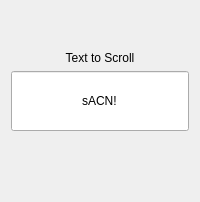
            <widget class="QWidget" name="page">
             <layout class="QVBoxLayout" name="verticalLayout_9">
              <item>
               <spacer name="verticalSpacer_6">
                <property name="orientation">
                 <enum>Qt::Vertical</enum>
                </property>
                <property name="sizeHint" stdset="0">
                 <size>
                  <width>20</width>
                  <height>40</height>
                 </size>
                </property>
               </spacer>
              </item>
              <item>
               <widget class="QLabel" name="label_7">
                <property name="text">
                 <string>Text to Scroll</string>
                </property>
                <property name="alignment">
                 <set>Qt::AlignCenter</set>
                </property>
               </widget>
              </item>
              <item>
               <widget class="QLineEdit" name="leScrollText">
                <property name="sizePolicy">
                 <sizepolicy hsizetype="Minimum" vsizetype="Fixed">
                  <horstretch>0</horstretch>
                  <verstretch>0</verstretch>
                 </sizepolicy>
                </property>
                <property name="minimumSize">
                 <size>
                  <width>0</width>
                  <height>60</height>
                 </size>
                </property>
                <property name="styleSheet">
                 <string notr="true">font: 20pt &quot;Sans Serif&quot;;</string>
                </property>
                <property name="text">
                 <string>sACN!</string>
                </property>
                <property name="alignment">
                 <set>Qt::AlignCenter</set>
                </property>
               </widget>
              </item>
              <item>
               <spacer name="verticalSpacer_7">
                <property name="orientation">
                 <enum>Qt::Vertical</enum>
                </property>
                <property name="sizeHint" stdset="0">
                 <size>
                  <width>20</width>
                  <height>40</height>
                 </size>
                </property>
               </spacer>
              </item>
              <item>
               <widget class="QLabel" name="lblTextImage">
                <property name="sizePolicy">
                 <sizepolicy hsizetype="Minimum" vsizetype="Preferred">
                  <horstretch>0</horstretch>
                  <verstretch>0</verstretch>
                 </sizepolicy>
                </property>
                <property name="maximumSize">
                 <size>
                  <width>350</width>
                  <height>16777215</height>
                 </size>
                </property>
                <property name="text">
                 <string/>
                </property>
                <property name="alignment">
                 <set>Qt::AlignCenter</set>
                </property>
               </widget>
              </item>
             </layout>
            </widget>
